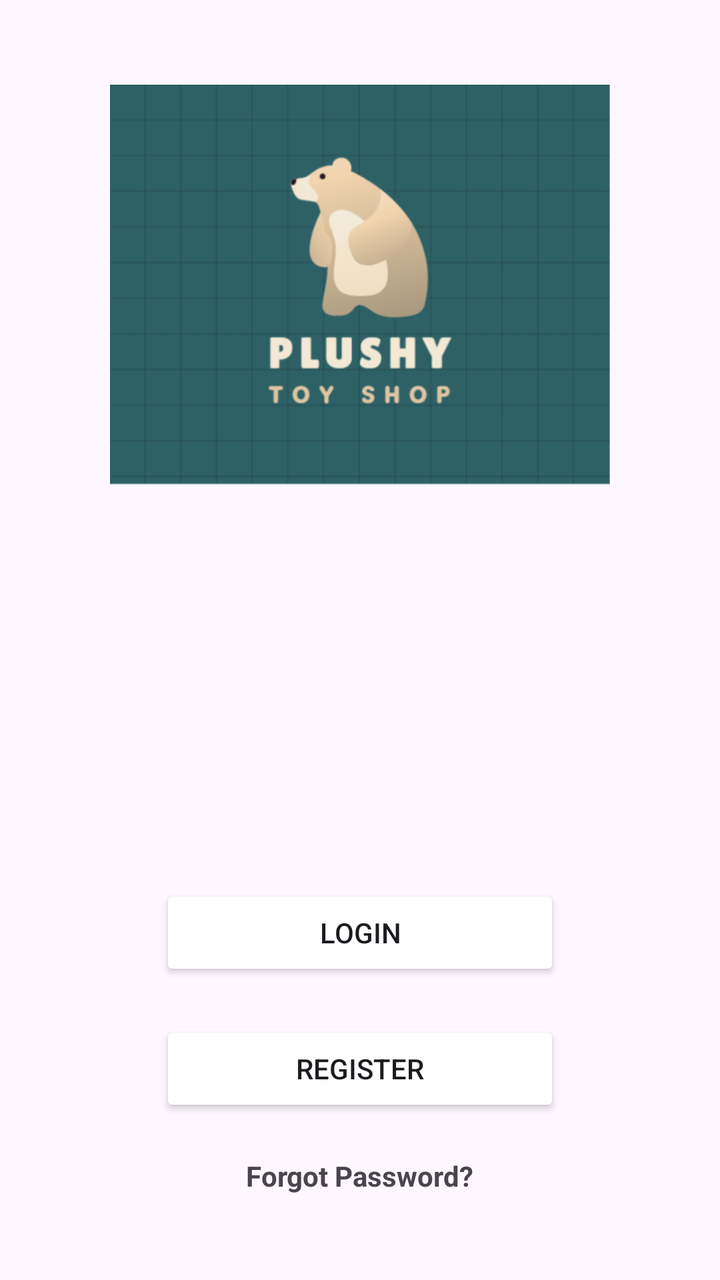
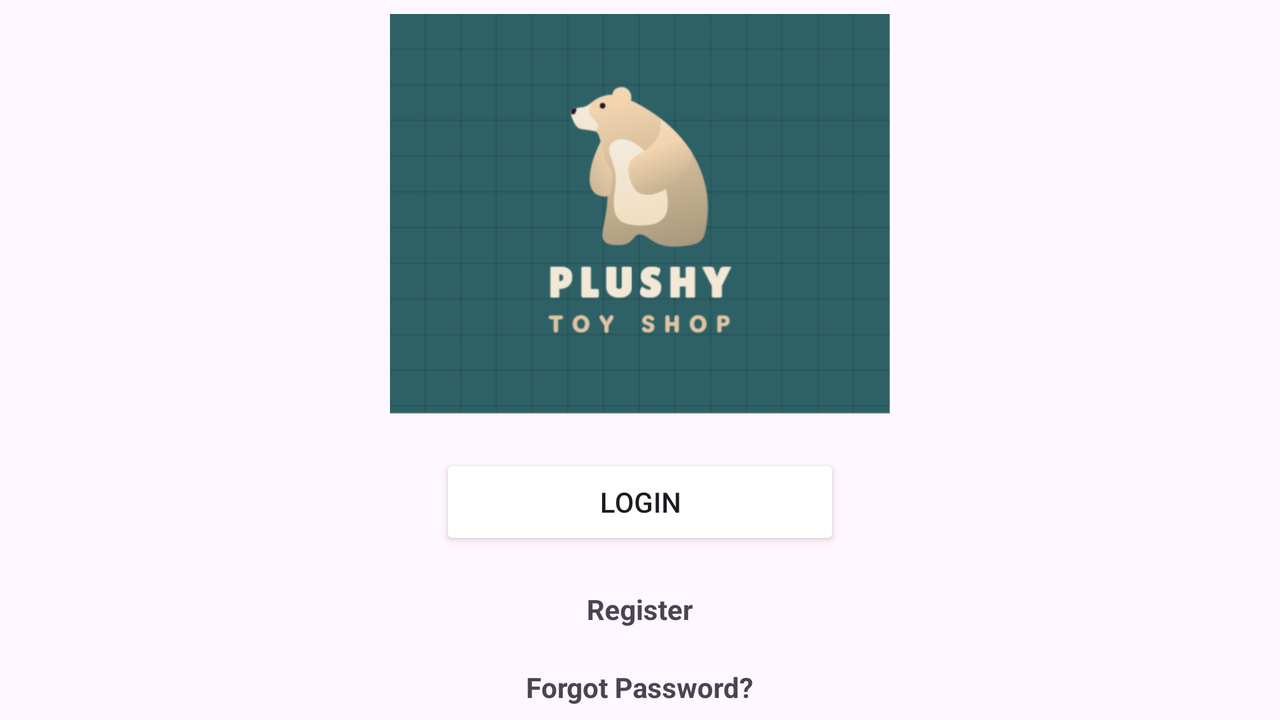

The same Android screen from two of the app's own layout files: first res/layout/ as a phone draws it, then the author's variant for another configuration, drawn on a device whose configuration selects that folder. Both files follow.
<!-- AndroidManifest.xml: activity theme Theme.FirebaseGroupApp9 -->
<!-- res/layout/activity_main.xml -->
<?xml version="1.0" encoding="utf-8"?>
<LinearLayout xmlns:android="http://schemas.android.com/apk/res/android"
    xmlns:tools="http://schemas.android.com/tools"
    android:layout_width="match_parent"
    android:layout_height="match_parent"
    android:gravity="center"
    android:orientation="vertical"
    tools:context=".MainActivity">


    <ImageView
        android:id="@+id/imageView"
        android:layout_width="250dp"
        android:layout_height="200dp"
        android:layout_marginBottom="200dp"
        android:src="@drawable/logo" />

    <Button
        android:id="@+id/btnLogin"
        android:layout_width="200dp"
        android:layout_height="wrap_content"
        android:text="Login"
        android:backgroundTint="@color/teal">
    </Button>
    <Button
        android:id="@+id/btnRegister"
        android:layout_width="200dp"
        android:layout_height="wrap_content"
        android:layout_marginTop="20dp"
        android:text="Register"
        android:backgroundTint="@color/teal">
    </Button>
    <TextView
        android:id="@+id/txtForgotPassword"
        android:layout_width="wrap_content"
        android:layout_height="wrap_content"
        android:layout_marginTop="20dp"
        android:clickable="true"
        android:text="Forgot Password?"
        android:textSize="14sp"
        android:textStyle="bold" />
</LinearLayout>
<!-- resources referenced by this layout -->
<resources>
  <!-- drawable logo: png bitmap (drawable, 47763 bytes) -->
  <!-- from res/values-v23/ -->
  <style name="Theme.FirebaseGroupApp9" parent="Base.Theme.FirebaseGroupApp9">
          
          <item name="android:navigationBarColor">@android:color/transparent</item>
          <item name="android:statusBarColor">@android:color/transparent</item>
          <item name="android:windowLightStatusBar">?attr/isLightTheme</item>
      </style>
  <style name="Base.Theme.FirebaseGroupApp9" parent="Theme.Material3.Light.NoActionBar">
          
          
      </style>
</resources>
<!-- res/layout-land/activity_main.xml (the author's variant of the layout above) -->
<!-- drawn on the phone turned sideways -->
<?xml version="1.0" encoding="utf-8"?>
<LinearLayout xmlns:android="http://schemas.android.com/apk/res/android"
    xmlns:tools="http://schemas.android.com/tools"
    android:layout_width="match_parent"
    android:layout_height="match_parent"
    android:gravity="center"
    android:orientation="vertical"
    tools:context=".MainActivity">


    <ImageView
        android:id="@+id/imageView"
        android:layout_width="250dp"
        android:layout_height="200dp"
        android:layout_marginBottom="20dp"
        android:src="@drawable/logo" />

    <Button
        android:id="@+id/btnLogin"
        android:layout_width="200dp"
        android:layout_height="wrap_content"
        android:backgroundTint="@color/teal"
        android:text="Login"></Button>

    <TextView
        android:id="@+id/txtRegister"
        android:layout_width="wrap_content"
        android:layout_height="wrap_content"
        android:layout_marginTop="20dp"
        android:text="Register"
        android:textSize="14sp"
        android:textStyle="bold" />

    <TextView
        android:id="@+id/txtForgotPassword"
        android:layout_width="wrap_content"
        android:layout_height="wrap_content"
        android:layout_marginTop="20dp"
        android:clickable="true"
        android:text="Forgot Password?"
        android:textSize="14sp"
        android:textStyle="bold" />
</LinearLayout>
